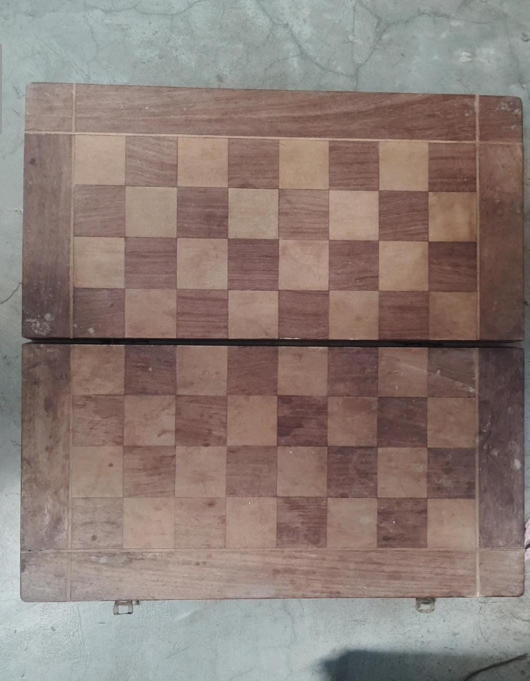
#> input picture chessboard1.jpeg, 1059 x 1361 px, given in place of chessboard.jpg, which was not available (shown at 1/2 size)
$ python occupancy.py
#> lines starting #> are read from the running program, lines starting #| are printed output that depends on the picture; after the words box and inside, x2 and y2 are one past the last pixel; in counts of white or black regions, pixels touching at a corner belong together; pictures that were not available may be replaced by others from this repository, and a replacement may not be noted
"""
AI Chess Vision Coach - Step 6d: Empty vs Occupied classification

Core idea: an EMPTY square is fairly uniform (just plain wood/board
color). A square with a PIECE on it has much more visual complexity -
edges, shadows, curves, highlights. We measure this "complexity" using
variance: how much do pixel values differ from each other within the
square?

Low variance -> probably empty
High variance -> probably occupied

We test this against a FULL STARTING POSITION, where we know exactly
which 32 squares should be occupied (ranks 1,2,7,8) and which 32
should be empty (ranks 3,4,5,6) - so we can auto-check accuracy.
"""

import cv2
import numpy as np

EMPTY_IMAGE_PATH = "chessboard.jpg"
OCCUPIED_IMAGE_PATH = "chessboard1_pieces.jpeg"
CHESSBOARD_SIZE = (7, 7)
WARPED_SIZE = 800
SQUARE_SIZE = WARPED_SIZE // 8


# [50 lines left out: functions extrapolate_outer_corners, warp_board, get_square_crop, square_name, expected_occupied, not called in this run]


def main():
    # STEP A: Calibrate using the EMPTY board photo
    empty_image = cv2.imread(EMPTY_IMAGE_PATH)
#> empty_image is the input picture: shape (1361, 1059, 3); mean B, G, R 118.1, 124.3, 139.9
    if empty_image is None:
        print(f"Error: could not load '{EMPTY_IMAGE_PATH}' (empty board photo).")
        return

    empty_gray = cv2.cvtColor(empty_image, cv2.COLOR_BGR2GRAY)
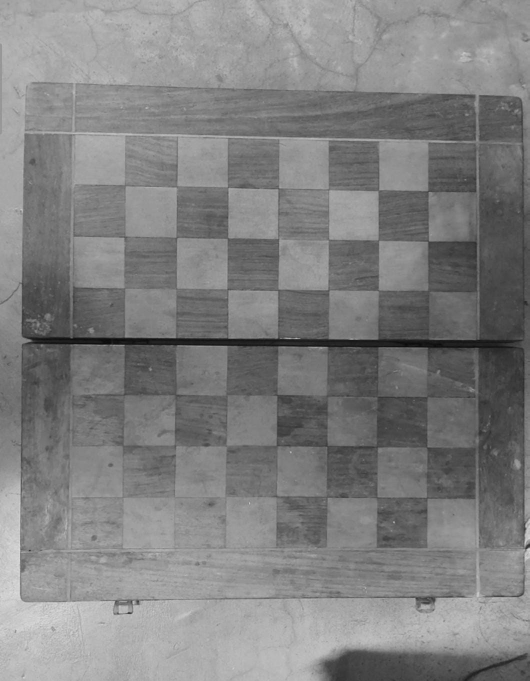
#> empty_gray: shape (1361, 1059) (shown at 1/2 size); min 8, max 226, mean 128.3

    # Multi-strategy detection for robustness with real-world boards
    found, corners = cv2.findChessboardCornersSB(empty_gray, CHESSBOARD_SIZE, None)
#> found = False
    if not found:
        flags = (cv2.CALIB_CB_ADAPTIVE_THRESH |
                 cv2.CALIB_CB_NORMALIZE_IMAGE |
                 cv2.CALIB_CB_FILTER_QUADS)
        found, corners = cv2.findChessboardCorners(empty_gray, CHESSBOARD_SIZE, flags)
#> corners = None
    if not found:
        clahe = cv2.createCLAHE(clipLimit=5.0, tileGridSize=(4, 4))
        enhanced = clahe.apply(empty_gray)
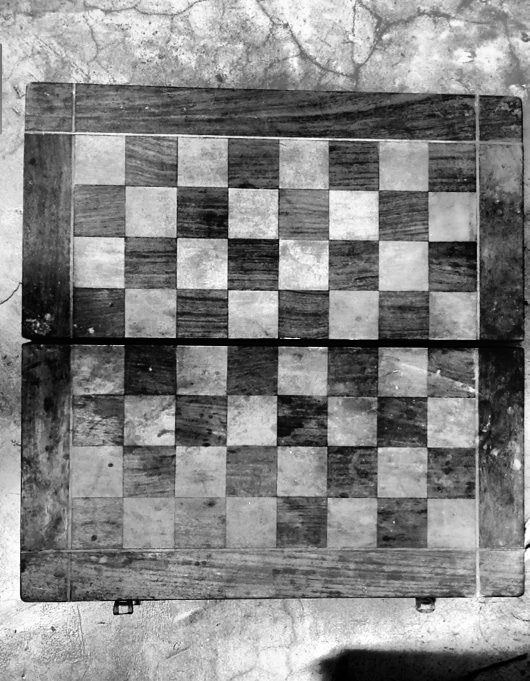
#> enhanced: shape (1361, 1059) (shown at 1/2 size); min 0, max 255, mean 132.1
        smoothed = cv2.bilateralFilter(enhanced, 9, 75, 75)
        _, binary = cv2.threshold(smoothed, 0, 255,
                                  cv2.THRESH_BINARY + cv2.THRESH_OTSU)
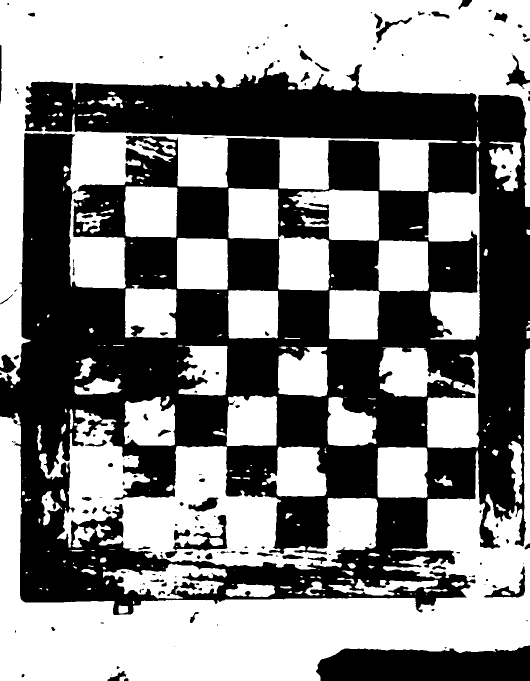
#> binary: shape (1361, 1059) (shown at 1/2 size); 53.2% white; 171 black regions (79 under 20 px), largest, box (x1, y1, x2, y2) and area: (0, 125, 1059, 1230) 633891, (632, 1291, 1059, 1361) 25100, (346, 1030, 455, 1102) 2056
        found, corners = cv2.findChessboardCornersSB(binary, CHESSBOARD_SIZE, None)
    if not found:
        found, corners = cv2.findChessboardCorners(empty_gray, CHESSBOARD_SIZE, None)
    if not found:
        print("Could not detect the board in the EMPTY photo - can't calibrate.")
        return

    print("Calibrated successfully using the empty board photo.")

    # STEP B: Load the OCCUPIED board photo and warp it using the SAME calibration
    occupied_image = cv2.imread(OCCUPIED_IMAGE_PATH)
    if occupied_image is None:
        print(f"Error: could not load '{OCCUPIED_IMAGE_PATH}' (occupied board photo).")
        return

    # IMPORTANT: the transform was calculated using pixel coordinates
    # from the EMPTY photo's dimensions. If the occupied photo is a
    # different resolution, we must resize it to match first, or the
    # transform will map to completely wrong pixel locations.
    empty_h, empty_w = empty_image.shape[:2]
    occupied_h, occupied_w = occupied_image.shape[:2]
    if (occupied_h, occupied_w) != (empty_h, empty_w):
        print(f"Resizing occupied photo ({occupied_w}x{occupied_h}) to match "
              f"empty photo ({empty_w}x{empty_h})...")
        occupied_image = cv2.resize(occupied_image, (empty_w, empty_h))

    warped = warp_board(occupied_image, corners)
    warped_gray = cv2.cvtColor(warped, cv2.COLOR_BGR2GRAY)

    # Step 1: compute variance for every square
    variances = {}
    for row in range(8):
        for col in range(8):
            crop = get_square_crop(warped_gray, row, col)
            variance = np.var(crop)
            variances[square_name(row, col)] = variance

    # Step 2: pick a threshold. Since we KNOW exactly 32 squares should
    # be occupied in a full starting position, we use the median
    # variance as the threshold - this adapts automatically to your
    # specific lighting/board instead of a hardcoded magic number.
    sorted_variances = sorted(variances.values())
    threshold = sorted_variances[31]  # the boundary between the 32 lowest and 32 highest
    print(f"Auto-computed threshold: {threshold:.1f}")

    # Step 3: classify + check against ground truth
    correct = 0
    labeled = warped.copy()

    for row in range(8):
        for col in range(8):
            name = square_name(row, col)
            predicted_occupied = variances[name] > threshold
            actual_occupied = expected_occupied(name)
            is_correct = predicted_occupied == actual_occupied
            correct += is_correct

            x1, y1 = col * SQUARE_SIZE, row * SQUARE_SIZE
            color = (0, 0, 255) if predicted_occupied else (0, 255, 0)  # red=occupied, green=empty
            thickness = 2 if is_correct else 4  # thick border = misclassified, easy to spot
            cv2.rectangle(labeled, (x1, y1), (x1 + SQUARE_SIZE, y1 + SQUARE_SIZE), color, thickness)
            cv2.putText(
                labeled, name, (x1 + 5, y1 + 20),
                cv2.FONT_HERSHEY_SIMPLEX, 0.45, (255, 255, 0), 1
            )

    accuracy = correct / 64 * 100
    print(f"Accuracy: {correct}/64 correct ({accuracy:.1f}%)")

    wrong_squares = []
    for row in range(8):
        for col in range(8):
            name = square_name(row, col)
            if (variances[name] > threshold) != expected_occupied(name):
                wrong_squares.append(name)
    if wrong_squares:
        print("Misclassified squares (thick border):", ", ".join(wrong_squares))
    else:
        print("No misclassified squares! All 64 squares correct.")

    cv2.imwrite("occupancy_result.jpg", labeled)
    print("Saved labeled visualization to 'occupancy_result.jpg'.")

    try:
        cv2.imshow("Occupancy detection (green=empty, red=occupied, thick=wrong)", labeled)
        print("Press any key (with image window focused) to close.")
        cv2.waitKey(1000)
        cv2.destroyAllWindows()
    except Exception:
        pass


if __name__ == "__main__":
    main()

$ run again, on chessboard_pieces.jpg
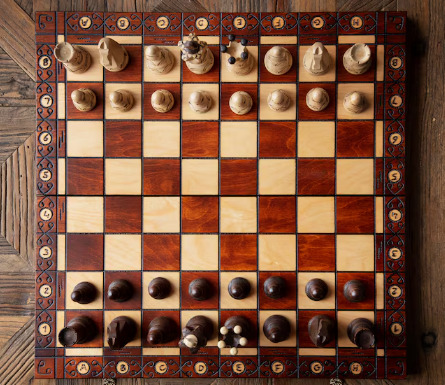
#> input picture chessboard_pieces.jpg, 445 x 385 px, given in place of chessboard.jpg, which was not available
#> in main, empty_image is the input picture: shape (385, 445, 3); mean B, G, R 61.6, 83.4, 125.4
#> in main, `empty_gray = cv2.cvtColor(empty_image, cv2.COLOR_BGR2GRAY)`:
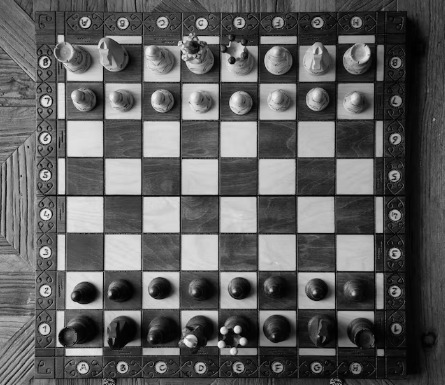
#> empty_gray: shape (385, 445); min 0, max 248, mean 93.5
#> found = False
#> corners = None
#> in main, `_, binary = cv2.threshold(smoothed, 0, 255, cv2.THRESH_BINARY + cv2.TH..`:
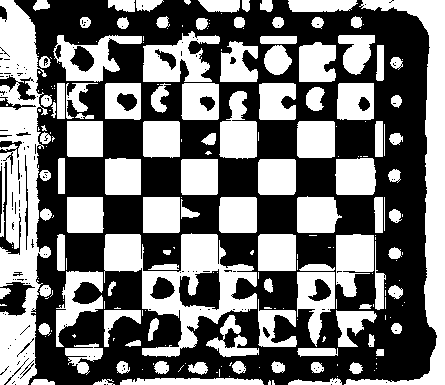
#> binary: shape (385, 445); 45.4% white; 221 white regions (116 under 20 px), largest, box (x1, y1, x2, y2) and area: (0, 0, 51, 385) 11396, (344, 0, 445, 385) 8139, (104, 233, 257, 357) 6919
